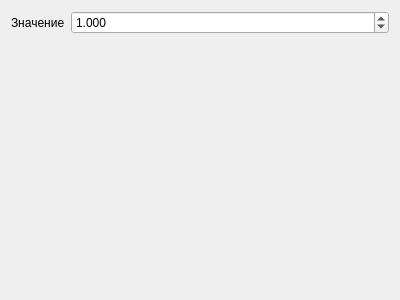
<?xml version="1.0" encoding="UTF-8"?>
<ui version="4.0">
 <class>constant_screen</class>
 <widget class="QWidget" name="constant_screen">
  <property name="geometry">
   <rect>
    <x>0</x>
    <y>0</y>
    <width>400</width>
    <height>300</height>
   </rect>
  </property>
  <property name="windowTitle">
   <string>Form</string>
  </property>
  <layout class="QFormLayout" name="formLayout">
   <item row="0" column="0">
    <widget class="QLabel" name="label">
     <property name="text">
      <string>Значение</string>
     </property>
    </widget>
   </item>
   <item row="0" column="1">
    <widget class="QDoubleSpinBox" name="doubleSpinBox_val">
     <property name="decimals">
      <number>3</number>
     </property>
     <property name="maximum">
      <double>1000000.000000000000000</double>
     </property>
     <property name="value">
      <double>1.000000000000000</double>
     </property>
    </widget>
   </item>
  </layout>
 </widget>
 <resources/>
 <connections/>
</ui>
